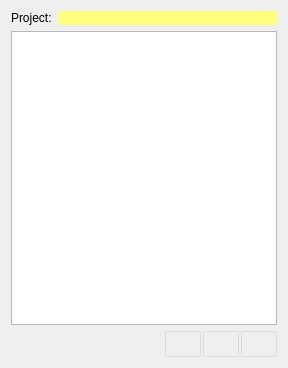
<?xml version="1.0" encoding="UTF-8"?>
<ui version="4.0">
 <class>PropertyManagerWorkPanel</class>
 <widget class="QWidget" name="PropertyManagerWorkPanel">
  <property name="geometry">
   <rect>
    <x>0</x>
    <y>0</y>
    <width>288</width>
    <height>368</height>
   </rect>
  </property>
  <property name="windowTitle">
   <string>Properties Manager</string>
  </property>
  <property name="toolTip">
   <string/>
  </property>
  <layout class="QVBoxLayout" name="verticalLayout">
   <item>
    <widget class="QWidget" name="projectNameW" native="true">
     <layout class="QHBoxLayout" name="horizontalLayout_2">
      <property name="margin">
       <number>0</number>
      </property>
      <item>
       <widget class="QLabel" name="label">
        <property name="text">
         <string>Project:</string>
        </property>
       </widget>
      </item>
      <item>
       <widget class="QPushButton" name="projectPB">
        <property name="sizePolicy">
         <sizepolicy hsizetype="Expanding" vsizetype="Fixed">
          <horstretch>0</horstretch>
          <verstretch>0</verstretch>
         </sizepolicy>
        </property>
        <property name="focusPolicy">
         <enum>Qt::NoFocus</enum>
        </property>
        <property name="styleSheet">
         <string notr="true">QPushButton {
	border: 0px none; 
	background-color: #FFFF7F;
}</string>
        </property>
        <property name="text">
         <string/>
        </property>
       </widget>
      </item>
     </layout>
    </widget>
   </item>
   <item>
    <widget class="QTreeView" name="propertiesTV">
     <property name="focusPolicy">
      <enum>Qt::NoFocus</enum>
     </property>
     <property name="rootIsDecorated">
      <bool>false</bool>
     </property>
    </widget>
   </item>
   <item>
    <widget class="QWidget" name="widget" native="true">
     <property name="styleSheet">
      <string notr="true"> QPushButton {
     border: 1px solid #dadbde;
     background-color: qlineargradient(x1: 0, y1: 0, x2: 0, y2: 1,
                                       stop: 0 #dadbde, stop: 1 #f6f7fa);
     border-radius: 2px;
     min-width: 34px;
     min-height: 24px;
 }

 QPushButton:pressed {
     border: 2px solid #777777;
 }

 QPushButton:checked {
     border: 2px solid #777777;
 }</string>
     </property>
     <layout class="QHBoxLayout" name="horizontalLayout">
      <property name="spacing">
       <number>2</number>
      </property>
      <property name="margin">
       <number>0</number>
      </property>
      <item>
       <spacer name="horizontalSpacer">
        <property name="orientation">
         <enum>Qt::Horizontal</enum>
        </property>
        <property name="sizeHint" stdset="0">
         <size>
          <width>40</width>
          <height>20</height>
         </size>
        </property>
       </spacer>
      </item>
      <item>
       <widget class="QPushButton" name="propertyNewPB">
        <property name="focusPolicy">
         <enum>Qt::NoFocus</enum>
        </property>
        <property name="toolTip">
         <string>Create new property</string>
        </property>
        <property name="text">
         <string/>
        </property>
        <property name="icon">
         <iconset>
          <normaloff>:/images/StandardWorkPanels/PropertiesManagerWorkPanel/property-add.svg</normaloff>:/images/StandardWorkPanels/PropertiesManagerWorkPanel/property-add.svg</iconset>
        </property>
        <property name="iconSize">
         <size>
          <width>24</width>
          <height>24</height>
         </size>
        </property>
        <property name="flat">
         <bool>true</bool>
        </property>
       </widget>
      </item>
      <item>
       <widget class="QPushButton" name="propertyDeletePB">
        <property name="enabled">
         <bool>false</bool>
        </property>
        <property name="focusPolicy">
         <enum>Qt::NoFocus</enum>
        </property>
        <property name="toolTip">
         <string>Delete selected properties</string>
        </property>
        <property name="text">
         <string/>
        </property>
        <property name="icon">
         <iconset>
          <normaloff>:/images/StandardWorkPanels/PropertiesManagerWorkPanel/property-remove.svg</normaloff>:/images/StandardWorkPanels/PropertiesManagerWorkPanel/property-remove.svg</iconset>
        </property>
        <property name="iconSize">
         <size>
          <width>24</width>
          <height>24</height>
         </size>
        </property>
        <property name="flat">
         <bool>true</bool>
        </property>
       </widget>
      </item>
      <item>
       <widget class="QPushButton" name="propertyInfoPB">
        <property name="enabled">
         <bool>false</bool>
        </property>
        <property name="focusPolicy">
         <enum>Qt::NoFocus</enum>
        </property>
        <property name="toolTip">
         <string>Show info for selected properties</string>
        </property>
        <property name="text">
         <string/>
        </property>
        <property name="icon">
         <iconset>
          <normaloff>:/images/StandardWorkPanels/PropertiesManagerWorkPanel/property-info.svg</normaloff>:/images/StandardWorkPanels/PropertiesManagerWorkPanel/property-info.svg</iconset>
        </property>
        <property name="iconSize">
         <size>
          <width>24</width>
          <height>24</height>
         </size>
        </property>
        <property name="flat">
         <bool>true</bool>
        </property>
       </widget>
      </item>
     </layout>
    </widget>
   </item>
  </layout>
 </widget>
 <resources/>
 <connections/>
</ui>
